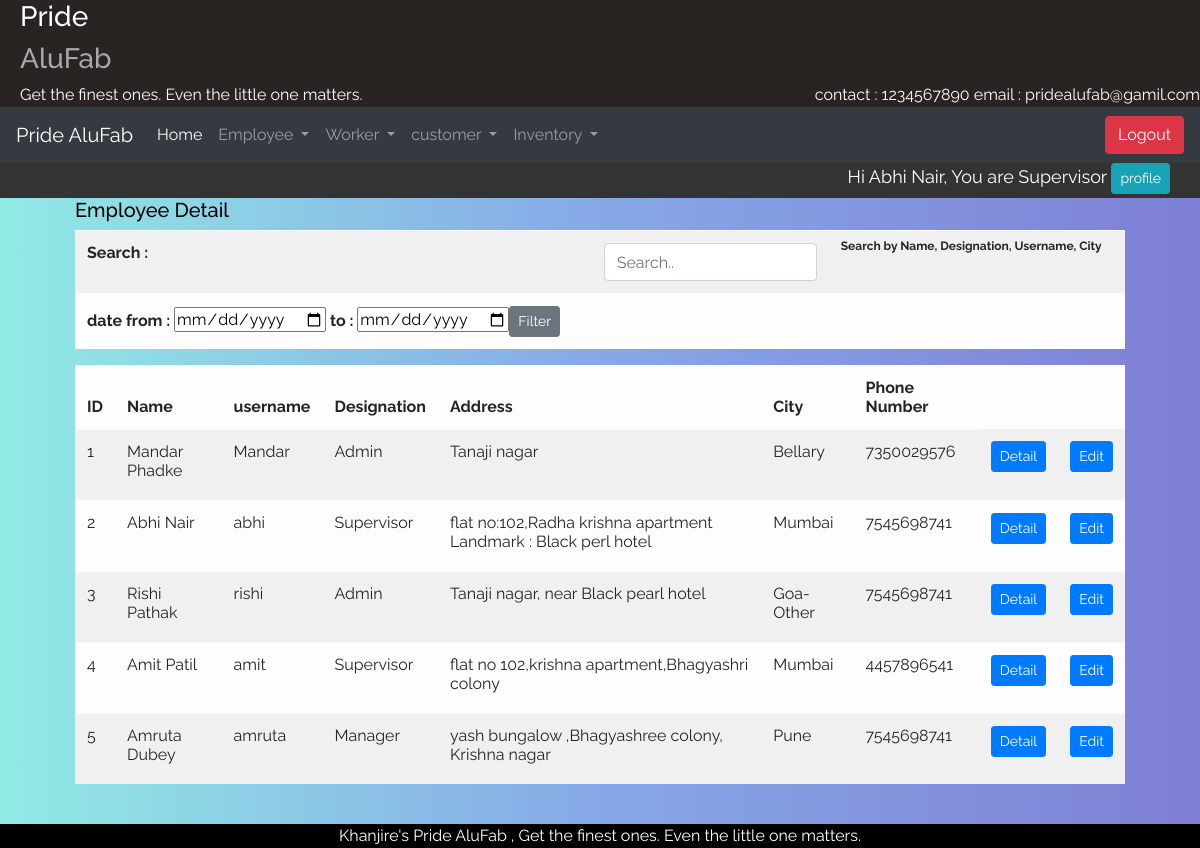
The page /DetailEmps (signed in) on the database its author committed.
### alufab/models.py (models this page shows, shortened)
class Employee(models.Model):
    Emp_id = models.ForeignKey(User, on_delete=models.CASCADE)
    phono = models.IntegerField(default=0)
    Address = models.CharField(default=' ',max_length=100)
    city = models.CharField(default='Ichalkaranji',max_length=20)
    de = [
        ('Manager','Manager'),
        ('Supervisor','Supervisor'),
        ('Admin', 'Admin')
    ]
    designation = models.CharField(max_length=10, choices=de)
    Paymentperday = models.FloatField(default=0)
    is_working=models.BooleanField(default=True)

### alufab/views.py (the view)
# urls.py: path("DetailEmps", views.DetailEmps, name='DetailEmps'),
def DetailEmps(request):
    obj = Employee.objects.all()
    empid = request.user.id
    desig = Employee.objects.get(Emp_id=empid)
    data={'obj':obj,'desig':desig}
    return render(request, 'alufab/employee_list.html', data)

### templates/alufab/employee_list.html (shortened to what this page needs)
{% extends 'home.html' %}
{% block content %}
<div class="detail_view">
    <h5>Employee Detail</h5>
    <table class="table table-light table-responsive-sm table-striped table_detail">
        <tr><Th colspan="3">Search : </Th><th colspan="3"><input class="form-control" id="myInput" type="text" placeholder="Search.."></th><th><sub>Search by Name, Designation, Username, City</sub></th></tr>
<tr>
    <th><form method="get" action="{% url 'filterCustomer' %}">date from : <input type="date" name="from"/> to : <input type="date" name="to"/><button type="submit" name="filter" class="btn btn-secondary btn-sm">Filter</button></form></th>
</tr>
    </table>
    <table class="table table-light table-responsive-sm table-striped table_detail" id="myTable">
      <thead>
          <tr>
                <th class="sort">ID</th>
                <th class="sort">Name</th>
                  <th class="sort">username</th>
                <th class="sort">Designation</th>
                <th class="sort">Address</th>
                <th class="sort">City</th>
                <th class="sort">Phone Number</th>
            </tr
          </thead>
          <tbody>
            {%for i in obj%}
            <tr>
                <td><label>{{i.id}}</label></td>
                <td><label>{{i.Emp_id.first_name}} {{i.Emp_id.last_name}}</label></td>
                <td><label>{{i.Emp_id}}</label></td>
                <td><label>{{i.designation}}</label></td>
                <td><label>{{i.Address}}</label></td>
                <td><label>{{i.city}}</label></td>
                <td><label>{{i.phono}}</label></td>
                <td><a href="{% url 'DetailEmp' i.id%}"><button class="btn btn-sm btn-primary">Detail</button></a></td>
    <td><a href="{% url 'profile1' i.id%}"><button class="btn btn-sm btn-primary">Edit</button></a></td>
            </tr>
            {%endfor%}
          </tbody>
        </table>
</div>
<br>
{% endblock %}

### templates/home.html (shortened to what this page needs)
{%load static%}
<html lang="en">
<head>
    <link rel="stylesheet" href="https://stackpath.bootstrapcdn.com/bootstrap/4.3.1/css/bootstrap.min.css">
    <link href="https://cdnjs.cloudflare.com/ajax/libs/select2/4.0.6-rc.0/css/select2.min.css" rel="stylesheet" />
<link rel="stylesheet" type="text/css" href="{% static 'css/main.css' %}">
<link rel="stylesheet" type="text/css" href="{% static 'css/util.css' %}">
</head>
<body>
<div class="div_top" >
    <div class="container-">
      <h3 style="color: white;">Pride</h3><h3 style="color: darkgrey;">AluFab</h3><h style="color:white;">Get the finest ones.
        Even the little one matters.</h>
      <div style="float:right; color:white;">
        contact : 1234567890
        email : pridealufab@gamil.com
      </div>
    </div>
  </div>
<nav class="navbar navbar-dark bg-dark navbar-expand-lg sticky-top nav">
    <a class="navbar-brand" href="#">Pride AluFab </a>
    <div class="collapse navbar-collapse" id="navbarSupportedContent">
      <ul class="navbar-nav mr-auto">
        <li class="nav-item active">
          <a class="nav-link" href="{% url 'home'%}">Home</a>
        </li>
          <li class="nav-item dropdown">
            <a class="nav-link dropdown-toggle" href="#" role="button" data-toggle="dropdown" aria-haspopup="true" aria-expanded="false">
              Employee
            </a>
          </li>
          <li class="nav-item dropdown">
            <a class="nav-link dropdown-toggle" href="#" role="button" data-toggle="dropdown" aria-haspopup="true" aria-expanded="false">
              Worker
            </a>
          </li>
          <li class="nav-item dropdown">
            <a class="nav-link dropdown-toggle" href="#" id="navbarDropdown" role="button" data-toggle="dropdown" aria-haspopup="true" aria-expanded="false">
              customer
            </a>
          </li>
          <li class="nav-item dropdown">
            <a class="nav-link dropdown-toggle" href="#" id="navbarDropdown" role="button" data-toggle="dropdown" aria-haspopup="true" aria-expanded="false">
              Inventory
            </a>
          </li>
      </ul>
         <span>
              <a href="{% url 'logout_page'%}"><button class="btn btn-danger">Logout</button></a>
          </span>
    </div>
  </nav>
<div class="div_name">
<span class="Name">
  Hi {{request.user.first_name}} {{request.user.last_name}}, You are {{desig.designation}}
              <a href="{% url 'profile' %}"><button class="btn btn-sm btn-info">profile</button></a>
          </span>
</div>
<div id="wrapper" class="active container-fluid froms">
    {% block content %}{% endblock %}
        </div>
<footer>
      Khanjire's Pride AluFab , Get the finest ones.
        Even the little one matters. </footer>
</body>
</html>

### static/css/main.css (style rules this page uses)
body { color:black; background: #7F7FD5; background: -webkit-linear-gradient(to right, #91EAE4, #86A8E7, #7F7FD5); background: linear-gradient(to right, #91EAE4, #86A8E7, #7F7FD5); }
.froms { width:90%; }
footer { background-color:black; width:100%; color:white; text-align:center; }
nav { width:100%; }
.div_top { text-align: left; padding-left: 20px; background-color:#292421; }
.div_name { background-color:#333333; padding-right:30px; color:white; font-size:18px; height:35px; }
.Name { text-align:right; float:right; }

### static/css/util.css (style rules this page uses)
* { margin: 0; padding: 0; outline: none; box-sizing: border-box; font-family: 'Raleway', sans-serif; }

### rows shown on the page
Employee: designation "Supervisor", id "2", Emp_id.first_name "Abhi", Emp_id.last_name "Nair", Emp_id "abhi", Address "flat no:102,Radha krishna apartment Landmark : Black perl hotel", city "Mumbai", phono "7545698741"
Employee: id "1", Emp_id.first_name "Mandar", Emp_id.last_name "Phadke", Emp_id "Mandar", designation "Admin", Address "Tanaji nagar", city "Bellary", phono "7350029576"
Employee: id "3", Emp_id.first_name "Rishi", Emp_id.last_name "Pathak", Emp_id "rishi", designation "Admin", Address "Tanaji nagar, near Black pearl hotel", city "Goa-Other", phono "7545698741"
Employee: id "4", Emp_id.first_name "Amit", Emp_id.last_name "Patil", Emp_id "amit", designation "Supervisor", Address "flat no 102,krishna apartment,Bhagyashri colony", city "Mumbai", phono "4457896541"
Employee: id "5", Emp_id.first_name "Amruta", Emp_id.last_name "Dubey", Emp_id "amruta", designation "Manager", Address "yash bungalow ,Bhagyashree colony, Krishna nagar", city "Pune", phono "7545698741"

### other values the page prints
{{ request.user.first_name }} "Abhi"
{{ request.user.last_name }} "Nair"
